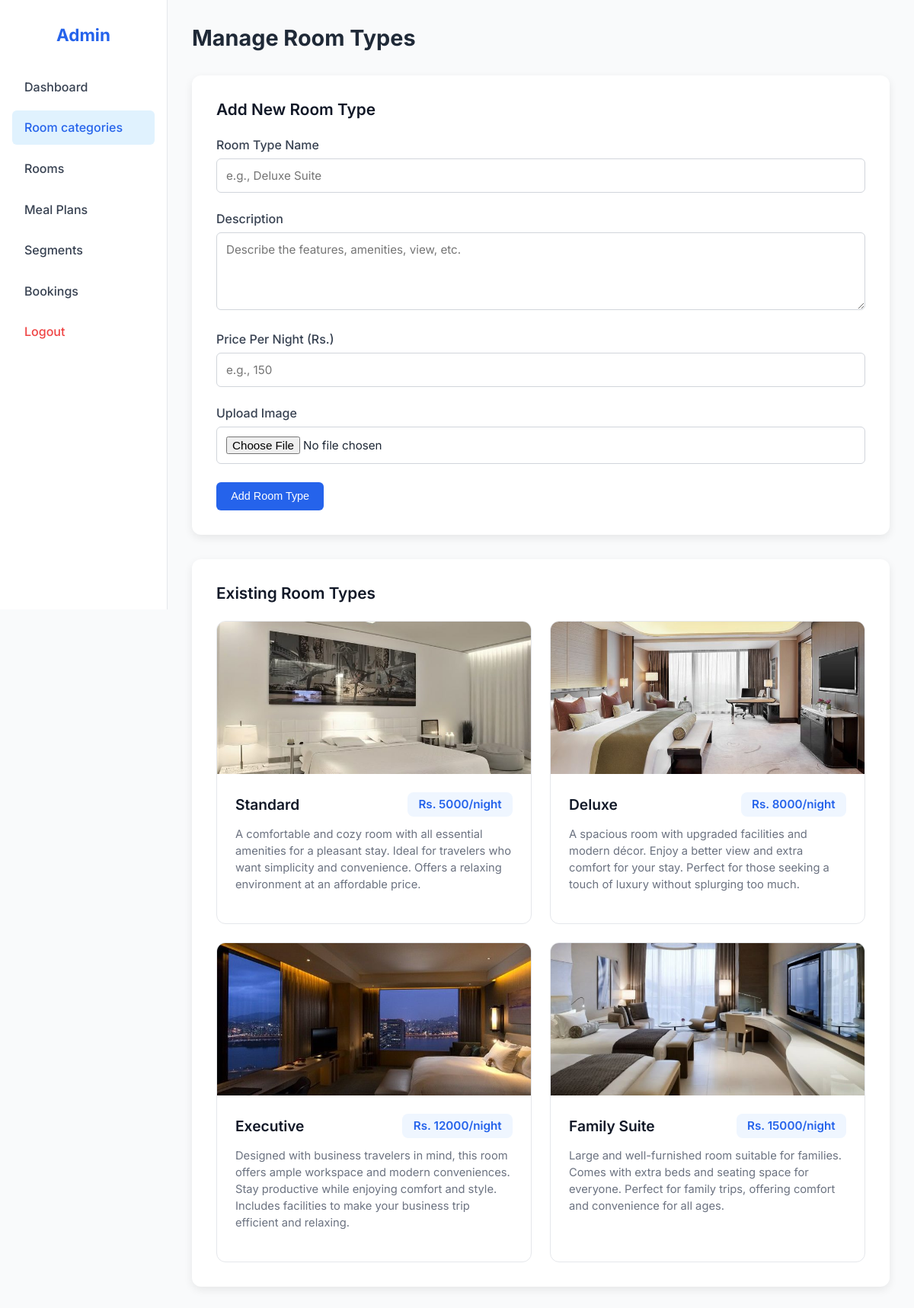
The app's page /admin/room_types (signed in) with its own data.
### tables this page shows
CREATE TABLE room_types (
            room_type_id INTEGER PRIMARY KEY AUTOINCREMENT,
            room_type_name TEXT UNIQUE NOT NULL,
            description TEXT,
            price_per_night INTEGER,
            image_path TEXT
        );

### app.py (the view, shortened to what this page needs)
@app.route("/admin/room_types", methods=["GET", "POST"])
@admin_required
def manage_room_types():
    conn = get_db_connection()
    room_types = conn.execute("SELECT * FROM room_types").fetchall()
    conn.close()
    return render_template("manage_room_types.html", room_types=room_types)

### app.py (called while the page is built)
def get_db_connection():
    conn = sqlite3.connect(DB_PATH)
    conn.row_factory = sqlite3.Row
    conn.execute("PRAGMA foreign_keys = ON")
    return conn

def admin_required(f):
    @wraps(f)
    def decorated(*args, **kwargs):
        if not session.get("is_admin"):
            flash("Admin access required.", "danger")
            return redirect(url_for("login"))
        return f(*args, **kwargs)
    return decorated

### templates/manage_room_types.html (shortened to what this page needs)
<!DOCTYPE html>
<html lang="en">
<head>
    <link rel="stylesheet" href="{{ url_for('static', filename='css/manage_room_types.css') }}">
    <link rel="stylesheet" href="{{ url_for('static', filename='css/flash.css') }}">
</head>
<body>
    <div class="dashboard">
        <aside class="sidebar">
            <h2>Admin</h2>
            <nav>
                <a href="{{ url_for('admin_dashboard') }}">Dashboard</a>
                <a href="{{ url_for('manage_room_types') }}" class="active">Room categories</a>
                <a href="{{ url_for('manage_rooms') }}">Rooms</a>
                <a href="{{ url_for('manage_meal_plans') }}">Meal Plans</a>
                <a href="{{ url_for('manage_market_segments') }}">Segments</a>
                <a href="{{ url_for('admin_view_bookings') }}">Bookings</a>
                <a href="{{ url_for('logout') }}" class="logout">Logout</a>
            </nav>
        </aside>
        <main class="main-content">
            <header class="main-header">
                <h1>Manage Room Types</h1>
            </header>
            <div class="card">
                <h3>Add New Room Type</h3>
                <form method="POST" enctype="multipart/form-data">
                    <div class="form-group">
                        <label for="room_type_name">Room Type Name</label>
                        <input type="text" name="room_type_name" id="room_type_name" required
                            placeholder="e.g., Deluxe Suite">
                    </div>
                    <div class="form-group">
                        <label for="description">Description</label>
                        <textarea name="description" id="description" rows="4"
                            placeholder="Describe the features, amenities, view, etc."></textarea>
                    </div>
                    <div class="form-group">
                        <label for="price_per_night">Price Per Night (Rs.)</label>
                        <input type="number" name="price_per_night" id="price_per_night" required
                            placeholder="e.g., 150">
                    </div>
                    <div class="form-group">
                        <label for="image_file">Upload Image</label>
                        <input type="file" name="image_file" id="image_file" accept="image/*">
                    </div>
                    <button type="submit" class="btn btn-primary">Add Room Type</button>
                </form>
            </div>
            <div class="card">
                <h3>Existing Room Types</h3>
                {% if room_types %}
                <div class="room-grid">
                    {% for room in room_types %}
                    <div class="room-card">
                        {% if room['image_path'] %}
                        <img src="{{ url_for('static', filename='uploads/rooms/' + room['image_path']) }}"
                            alt="{{ room['room_type_name'] }}" class="room-image">
                        {% else %}
                        <div class="no-image">
                            <p>No image uploaded</p>
                        </div>
                        {% endif %}
                        <div class="room-info">
                            <div class="room-header">
                                <h3>{{ room['room_type_name'] }}</h3>
                                <span class="price-tag">Rs. {{ room['price_per_night'] or '-' }}/night</span>
                            </div>
                            <p class="room-description">{{ room['description'] or 'No description provided.' }}</p>
                        </div>
                    </div>
                    {% endfor %}
                </div>
                {% else %}
                <div class="empty-state">
                    <h3>No Room Types Yet</h3>
                    <p>Start by creating your first room type above!</p>
                </div>
                {% endif %}
            </div>
        </main>
    </div>
</body>
</html>

### static/css/manage_room_types.css (style rules this page uses)
* { margin: 0; padding: 0; box-sizing: border-box; }
body { font-family: 'Inter', sans-serif; background: #f9fafb; color: #1f2937; }
.dashboard { display: flex; min-height: 100vh; }
.sidebar { width: 220px; background: #ffffff; border-right: 1px solid #e5e7eb; padding: 2rem 1rem; position: fixed; height: 100vh; z-index: 10; }
.sidebar h2 { font-size: 1.4rem; font-weight: 700; text-align: center; margin-bottom: 2rem; color: #2563eb; }
.sidebar nav { display: flex; flex-direction: column; gap: 0.5rem; }
.sidebar nav a { padding: 0.8rem 1rem; color: #374151; text-decoration: none; border-radius: 6px; font-weight: 500; transition: all 0.2s; }
.sidebar nav a:hover, .sidebar nav a.active { background: #e0f2fe; color: #2563eb; }
.sidebar nav a.logout { margin-top: auto; color: #ef4444; }
.main-content { flex: 1; margin-left: 220px; padding: 2rem; }
.main-header { margin-bottom: 2rem; }
.main-header h1 { font-size: 1.8rem; font-weight: 700; }
.card { background: white; border-radius: 12px; box-shadow: 0 4px 12px rgba(0, 0, 0, 0.08); padding: 2rem; margin-bottom: 2rem; }
.card h3 { font-size: 1.3rem; font-weight: 600; margin-bottom: 1.5rem; color: #111827; }
.form-group { margin-bottom: 1.5rem; }
.form-group label { display: block; font-weight: 500; margin-bottom: 0.5rem; color: #374151; }
.form-group input, .form-group textarea { width: 100%; padding: 0.75rem; border: 1px solid #d1d5db; border-radius: 6px; font-family: inherit; font-size: 0.95rem; transition: all 0.2s; }
.form-group textarea { resize: vertical; }
.btn { padding: 0.65rem 1.2rem; border-radius: 6px; font-weight: 500; text-decoration: none; border: none; cursor: pointer; transition: all 0.2s; font-size: 0.9rem; display: inline-block; }
.btn-primary { background: #2563eb; color: white; }
.room-grid { display: grid; grid-template-columns: repeat(auto-fill, minmax(300px, 1fr)); gap: 1.5rem; }
.room-card { border: 1px solid #e5e7eb; border-radius: 12px; overflow: hidden; background: white; display: flex; flex-direction: column; transition: all 0.3s ease; }
.room-image { width: 100%; height: 200px; object-fit: cover; }
.room-info { padding: 1.5rem; flex: 1; display: flex; flex-direction: column; }
.room-header { display: flex; justify-content: space-between; align-items: center; margin-bottom: 0.75rem; }
.room-header h3 { margin: 0; font-size: 1.2rem; font-weight: 600; color: #111827; }
.price-tag { background: #eff6ff; color: #2563eb; font-weight: 600; padding: 0.4rem 0.9rem; border-radius: 8px; font-size: 0.95rem; white-space: nowrap; }
.room-description { color: #6b7280; font-size: 0.92rem; line-height: 1.5; margin-bottom: 1rem; flex-grow: 1; }

### records on screen
room_types: image_path (picture), room_type_name "Standard", price_per_night "5000", description "A comfortable and cozy room with all essential amenities for a pleasant stay. Ideal for travelers who want simplicity and convenience. Offers a relaxing environment at an affordable price."
room_types: image_path (picture), room_type_name "Deluxe", price_per_night "8000", description "A spacious room with upgraded facilities and modern décor. Enjoy a better view and extra comfort for your stay. Perfect for those seeking a touch of luxury without splurging too much."
room_types: image_path (picture), room_type_name "Executive", price_per_night "12000", description "Designed with business travelers in mind, this room offers ample workspace and modern conveniences. Stay productive while enjoying comfort and style. Includes facilities to make your business trip efficient and relaxing."
room_types: image_path (picture), room_type_name "Family Suite", price_per_night "15000", description "Large and well-furnished room suitable for families. Comes with extra beds and seating space for everyone. Perfect for family trips, offering comfort and convenience for all ages."
